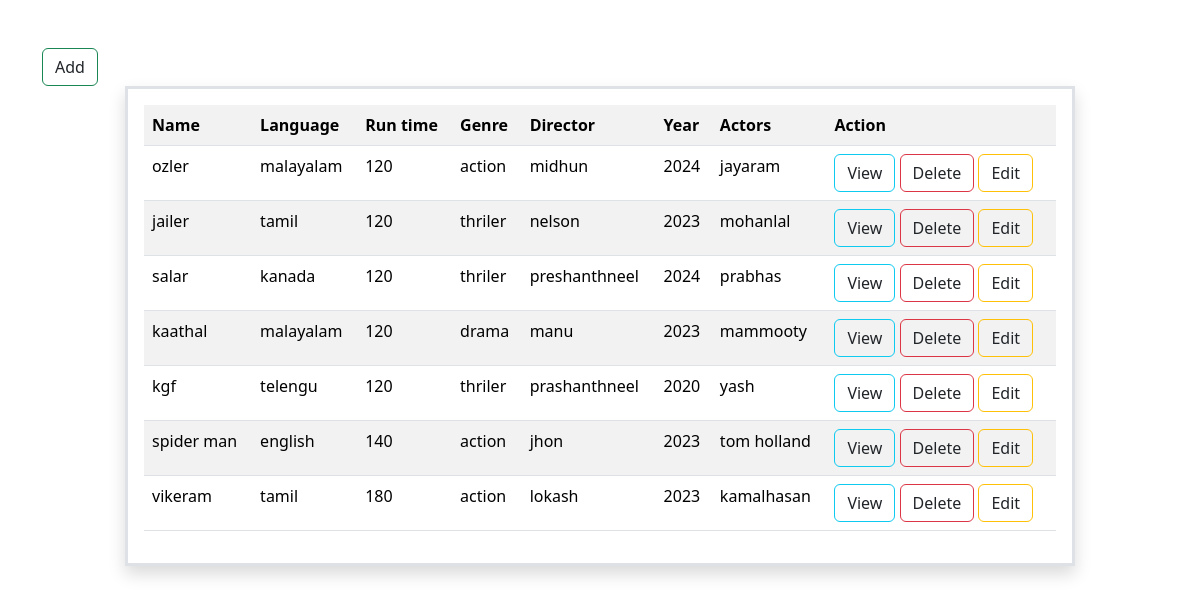
/movies/all/, run on the app's committed database.
### myapp/models.py (models this page shows, shortened)
class Movie(models.Model):
    name=models.CharField(max_length=200,unique=True)
    language=models.CharField(max_length=200)
    run_time=models.PositiveIntegerField()
    genre=models.CharField(max_length=200)
    director=models.CharField(max_length=200)
    year=models.PositiveIntegerField()
    actors=models.CharField(max_length=200)

### myapp/views.py (the view)
# urls.py: path('movies/all/',views.MovieListView.as_view(),name="movie-list"),
class MovieListView(View):
    def get(self,request,*args,**kwargs):
        qs=Movie.objects.all()
        return render(request,"movie_list.html",{"data":qs})

### myapp/templates/movie_list.html (shortened to what this page needs)
<!DOCTYPE html>
<html lang="en">
<head>
    <link href="https://cdn.jsdelivr.net/npm/bootstrap@5.3.2/dist/css/bootstrap.min.css" rel="stylesheet">
</head>
<body>
    <div class="container mt-5">
        <a href="{%url 'movie-add'%}" class="btn btn-outline-success text-dark">Add</a>
        <div class="row">
            <div class="col-1"></div>
            <div class="col-10 p-3 border border-3 shadow">
                <table class="table table-striped ">
                    <tr>
                        <th>Name</th>
                        <th>Language</th>
                        <th>Run time</th>
                        <th>Genre</th>
                        <th>Director</th>
                        <th>Year</th>
                        <th>Actors</th>
                        <th>Action</th>
                    </tr>
                    {%for m in data%}
                        <tr>
                            <td>{{m.name}}</td>
                            <td>{{m.language}}</td>
                            <td>{{m.run_time}}</td>
                            <td>{{m.genre}}</td>
                            <td>{{m.director}}</td>
                            <td>{{m.year}}</td>
                            <td>{{m.actors}}</td>
                            <td>
                                <a href="{%url 'movie-details' m.id%}" class="text-dark btn btn-outline-info">View</a>
                                <a href="{%url 'movie-delete' m.id%}" class="text-dark btn btn-outline-danger">Delete</a>
                                <a href="{%url 'movie-edit' m.id%}" class="text-dark btn btn-outline-warning">Edit</a>
                            </td>
                        </tr>
                    {%endfor%}
                </table>
            </div>
            <div class="col-1"></div>
        </div>
    </div>
</body>
</html>

### data on the page
Movie: name "ozler", language "malayalam", run_time "120", genre "action", director "midhun", year "2024", actors "jayaram"
Movie: name "jailer", language "tamil", run_time "120", genre "thriler", director "nelson", year "2023", actors "mohanlal"
Movie: name "salar", language "kanada", run_time "120", genre "thriler", director "preshanthneel", year "2024", actors "prabhas"
Movie: name "kaathal", language "malayalam", run_time "120", genre "drama", director "manu", year "2023", actors "mammooty"
Movie: name "kgf", language "telengu", run_time "120", genre "thriler", director "prashanthneel", year "2020", actors "yash"
Movie: name "spider man", language "english", run_time "140", genre "action", director "jhon", year "2023", actors "tom holland"
Movie: name "vikeram", language "tamil", run_time "180", genre "action", director "lokash", year "2023", actors "kamalhasan"
